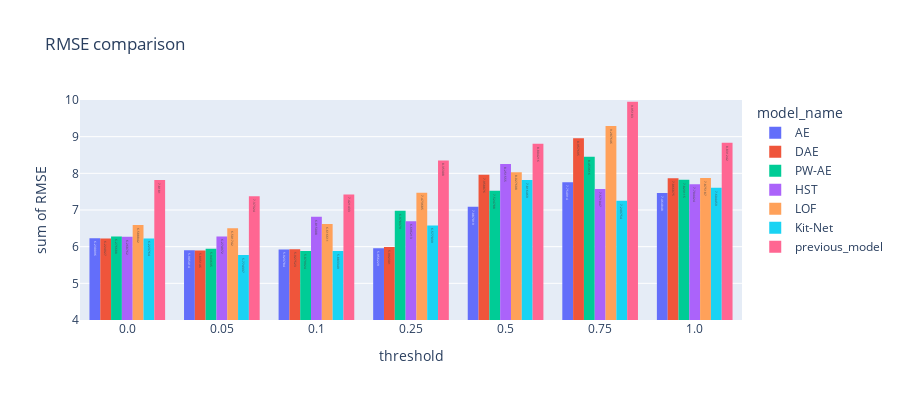

Here is the notebook cell this chart was saved with:
### Code cell
# Accuracy comparison
fig = px.histogram(weighted_result_df, x="threshold", y="RMSE",
             color='model_name', barmode='group',
             height=400, text_auto=True, title='RMSE comparison')
fig.update_yaxes(range=[4, 10])
fig.show()

### Figure 1 — Plotly figure (JSON) as saved in the notebook; plotly's stock layout.template omitted (floating-point values rounded to 4 significant figures)
{"data": [{"alignmentgroup": "True", "bingroup": "x", "histfunc": "sum", "hovertemplate": "model_name=AE<br>threshold=%{x}<br>sum of RMSE=%{y}<extra></extra>", "legendgroup": "AE", "marker": {"color": "#636efa", "pattern": {"shape": ""}}, "name": "AE", "offsetgroup": "AE", "orientation": "v", "showlegend": true, "texttemplate": "%{value}", "type": "histogram", "x": ["0.0", "0.05", "0.1", "0.25", "0.5", "0.75", "1.0"], "xaxis": "x", "y": [6.23, 5.905, 5.924, 5.956, 7.087, 7.755, 7.465], "yaxis": "y"}, {"alignmentgroup": "True", "bingroup": "x", "histfunc": "sum", "hovertemplate": "model_name=DAE<br>threshold=%{x}<br>sum of RMSE=%{y}<extra></extra>", "legendgroup": "DAE", "marker": {"color": "#EF553B", "pattern": {"shape": ""}}, "name": "DAE", "offsetgroup": "DAE", "orientation": "v", "showlegend": true, "texttemplate": "%{value}", "type": "histogram", "x": ["0.0", "0.05", "0.1", "0.25", "0.5", "0.75", "1.0"], "xaxis": "x", "y": [6.225, 5.895, 5.928, 5.992, 7.959, 8.958, 7.867], "yaxis": "y"}, {"alignmentgroup": "True", "bingroup": "x", "histfunc": "sum", "hovertemplate": "model_name=PW-AE<br>threshold=%{x}<br>sum of RMSE=%{y}<extra></extra>", "legendgroup": "PW-AE", "marker": {"color": "#00cc96", "pattern": {"shape": ""}}, "name": "PW-AE", "offsetgroup": "PW-AE", "orientation": "v", "showlegend": true, "texttemplate": "%{value}", "type": "histogram", "x": ["0.0", "0.05", "0.1", "0.25", "0.5", "0.75", "1.0"], "xaxis": "x", "y": [6.277, 5.944, 5.88, 6.978, 7.525, 8.454, 7.823], "yaxis": "y"}, {"alignmentgroup": "True", "bingroup": "x", "histfunc": "sum", "hovertemplate": "model_name=HST<br>threshold=%{x}<br>sum of RMSE=%{y}<extra></extra>", "legendgroup": "HST", "marker": {"color": "#ab63fa", "pattern": {"shape": ""}}, "name": "HST", "offsetgroup": "HST", "orientation": "v", "showlegend": true, "texttemplate": "%{value}", "type": "histogram", "x": ["0.0", "0.05", "0.1", "0.25", "0.5", "0.75", "1.0"], "xaxis": "x", "y": [6.269, 6.275, 6.815, 6.696, 8.252, 7.571, 7.704], "yaxis": "y"}, {"alignmentgroup": "True", "bingroup": "x", "histfunc": "sum", "hovertemplate": "model_name=LOF<br>threshold=%{x}<br>sum of RMSE=%{y}<extra></extra>", "legendgroup": "LOF", "marker": {"color": "#FFA15A", "pattern": {"shape": ""}}, "name": "LOF", "offsetgroup": "LOF", "orientation": "v", "showlegend": true, "texttemplate": "%{value}", "type": "histogram", "x": ["0.0", "0.05", "0.1", "0.25", "0.5", "0.75", "1.0"], "xaxis": "x", "y": [6.589, 6.502, 6.617, 7.474, 8.028, 9.288, 7.875], "yaxis": "y"}, {"alignmentgroup": "True", "bingroup": "x", "histfunc": "sum", "hovertemplate": "model_name=Kit-Net<br>threshold=%{x}<br>sum of RMSE=%{y}<extra></extra>", "legendgroup": "Kit-Net", "marker": {"color": "#19d3f3", "pattern": {"shape": ""}}, "name": "Kit-Net", "offsetgroup": "Kit-Net", "orientation": "v", "showlegend": true, "texttemplate": "%{value}", "type": "histogram", "x": ["0.0", "0.05", "0.1", "0.25", "0.5", "0.75", "1.0"], "xaxis": "x", "y": [6.224, 5.774, 5.883, 6.577, 7.816, 7.25, 7.604], "yaxis": "y"}, {"alignmentgroup": "True", "bingroup": "x", "histfunc": "sum", "hovertemplate": "model_name=previous_model<br>threshold=%{x}<br>sum of RMSE=%{y}<extra></extra>", "legendgroup": "previous_model", "marker": {"color": "#FF6692", "pattern": {"shape": ""}}, "name": "previous_model", "offsetgroup": "previous_model", "orientation": "v", "showlegend": true, "texttemplate": "%{value}", "type": "histogram", "x": ["0.0", "0.05", "0.1", "0.25", "0.5", "0.75", "1.0"], "xaxis": "x", "y": [7.818, 7.373, 7.421, 8.353, 8.804, 9.952, 8.831], "yaxis": "y"}], "layout": {"barmode": "group", "height": 400, "legend": {"title": {"text": "model_name"}, "tracegroupgap": 0}, "title": {"text": "RMSE comparison"}, "xaxis": {"anchor": "y", "domain": [0, 1], "title": {"text": "threshold"}}, "yaxis": {"anchor": "x", "domain": [0, 1], "range": [4, 10], "title": {"text": "sum of RMSE"}}}}
